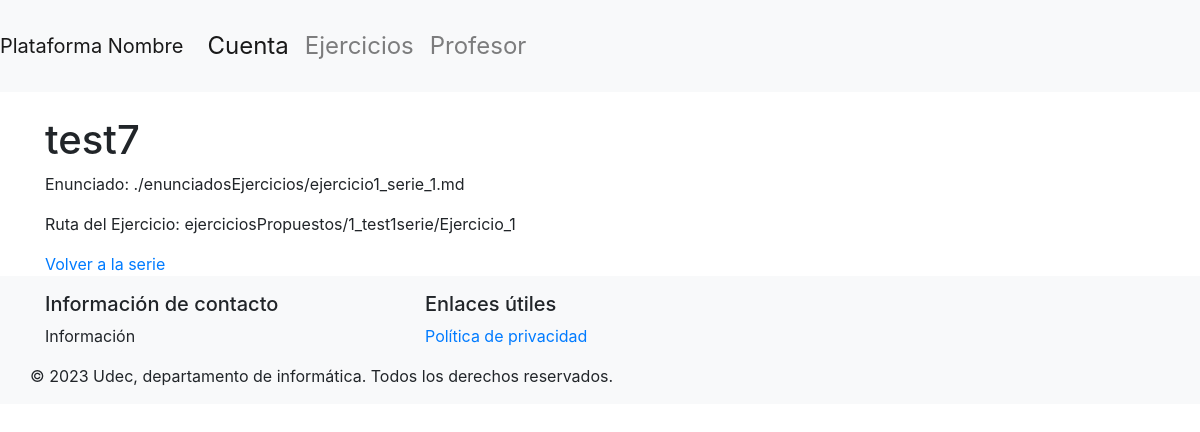
The app's page /dashDocente/1/ejercicio/1 (signed in), older data.
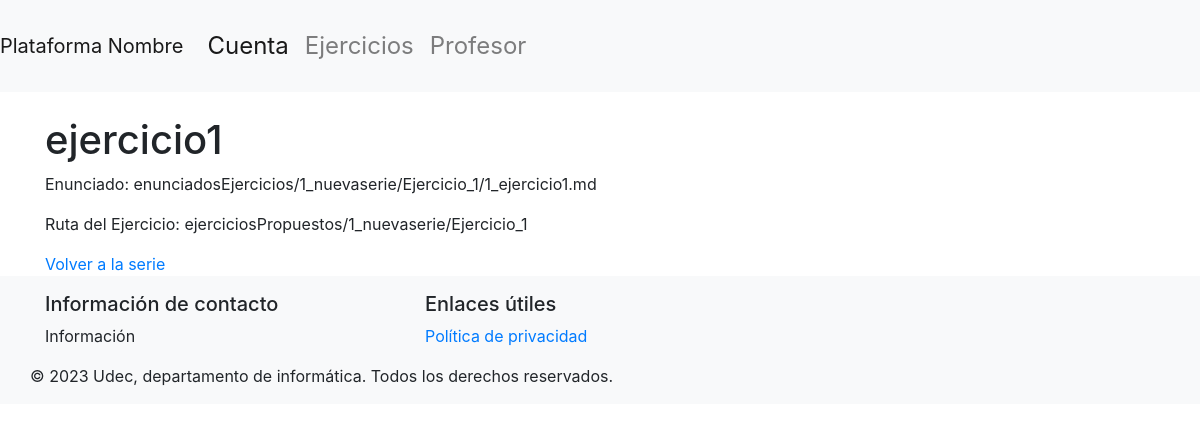
The same page, newer data.
### basedatos/modelos.py (models this page shows, shortened)
class Ejercicio(db.Model):
    id = db.Column(db.Integer, primary_key=True)
    nombre = db.Column(db.String(50), nullable=False, unique=True)
    path_ejercicio = db.Column(db.String(200), nullable=False)
    enunciado = db.Column(db.String(), nullable=False)
    id_serie = db.Column(db.Integer, db.ForeignKey('serie.id'), nullable=False)
    serie = db.relationship('Serie', back_populates='ejercicios')

### main.py (the view)
@app.route('/dashDocente/<int:supervisor_id>/ejercicio/<int:id>')
@login_required
def detallesEjercicio(supervisor_id, id):
    if not verify_supervisor(supervisor_id):
        flash('No tienes permiso para acceder a este dashboard. Debes ser un Supervisor.', 'danger')
        return redirect(url_for('login'))
    ejercicio = Ejercicio.query.get(id)
    return render_template('detallesEjercicios.html', ejercicio=ejercicio, supervisor_id=supervisor_id)

### basedatos/modelos.py (called while the page is built)
    @property
    def is_authenticated(self):
        return True

### main.py (called while the page is built)
@login_manager.user_loader
def load_user(user_id):
    if user_id.startswith("e"):
        user = db.session.get(Estudiante, int(user_id[1:]))
    elif user_id.startswith("s"):
        user = db.session.get(Supervisor, int(user_id[1:]))
    else:
        return None
    return user

def verify_supervisor(supervisor_id):
    if not isinstance(current_user, Supervisor):
        flash('No tienes permiso para acceder a este dashboard. Debes ser un Supervisor.', 'danger')
        return False
    if current_user.id != supervisor_id:
        flash('No tienes permiso para acceder a este dashboard.', 'danger')
        return False
    return True

### templates/detallesEjercicios.html (shortened to what this page needs)
{% extends "layout.html" %}
{% block content %}
<h1>{{ ejercicio.nombre }}</h1>
<p>Enunciado: {{ ejercicio.enunciado }}</p>
<p>Ruta del Ejercicio: {{ ejercicio.path_ejercicio }}</p>
<a href="{{ url_for('detallesSeries',supervisor_id=supervisor_id, id=ejercicio.serie.id) }}">Volver a la serie</a>
{% endblock %}

Row changes from the older to the newer data that the page shows:
changed Ejercicio: nombre "test7" → "ejercicio1"; enunciado "./enunciadosEjercicios/ejercicio1_serie_1.md" → "enunciadosEjercicios/1_nuevaserie/Ejercicio_1/1_ejercicio1.md"; path_ejercicio "ejerciciosPropuestos/1_test1serie/Ejercicio_1" → "ejerciciosPropuestos/1_nuevaserie/Ejercicio_1"
